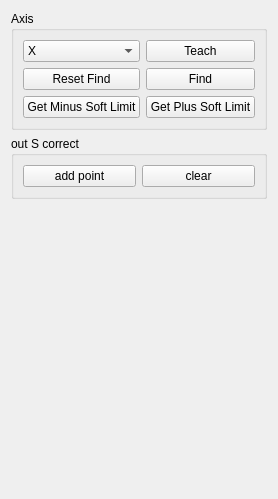
         <widget class="QWidget" name="tab_7">
          <attribute name="title">
           <string>Service</string>
          </attribute>
          <layout class="QGridLayout" name="gridLayout_30">
           <item row="1" column="0">
            <widget class="QGroupBox" name="groupBox_2">
             <property name="title">
              <string>out S correct</string>
             </property>
             <layout class="QGridLayout" name="gridLayout_4">
              <item row="0" column="0">
               <widget class="QPushButton" name="pbSetSCor">
                <property name="text">
                 <string>add point</string>
                </property>
               </widget>
              </item>
              <item row="0" column="1">
               <widget class="QPushButton" name="pbClearSCor">
                <property name="text">
                 <string>clear</string>
                </property>
               </widget>
              </item>
             </layout>
            </widget>
           </item>
           <item row="0" column="0">
            <widget class="QGroupBox" name="groupBox_5">
             <property name="title">
              <string>Axis</string>
             </property>
             <layout class="QGridLayout" name="gridLayout_31">
              <item row="1" column="0">
               <widget class="QPushButton" name="pbRFindAxis">
                <property name="text">
                 <string>Reset Find</string>
                </property>
               </widget>
              </item>
              <item row="0" column="1">
               <widget class="QPushButton" name="pbStartTeachAxis">
                <property name="text">
                 <string>Teach</string>
                </property>
               </widget>
              </item>
              <item row="0" column="0">
               <widget class="QComboBox" name="cbServiceAxis">
                <item>
                 <property name="text">
                  <string>X</string>
                 </property>
                </item>
                <item>
                 <property name="text">
                  <string>Y</string>
                 </property>
                </item>
                <item>
                 <property name="text">
                  <string>Z</string>
                 </property>
                </item>
                <item>
                 <property name="text">
                  <string>A</string>
                 </property>
                </item>
                <item>
                 <property name="text">
                  <string>B</string>
                 </property>
                </item>
               </widget>
              </item>
              <item row="1" column="1">
               <widget class="QPushButton" name="pbStartFindAxis">
                <property name="text">
                 <string>Find</string>
                </property>
               </widget>
              </item>
              <item row="2" column="0">
               <widget class="QPushButton" name="pbGetMSLimit">
                <property name="text">
                 <string>Get Minus Soft Limit</string>
                </property>
               </widget>
              </item>
              <item row="2" column="1">
               <widget class="QPushButton" name="pbGetPSLimit">
                <property name="text">
                 <string>Get Plus Soft Limit</string>
                </property>
               </widget>
              </item>
             </layout>
            </widget>
           </item>
           <item row="2" column="0">
            <spacer name="verticalSpacer_9">
             <property name="orientation">
              <enum>Qt::Vertical</enum>
             </property>
             <property name="sizeHint" stdset="0">
              <size>
               <width>20</width>
               <height>289</height>
              </size>
             </property>
            </spacer>
           </item>
          </layout>
         </widget>
